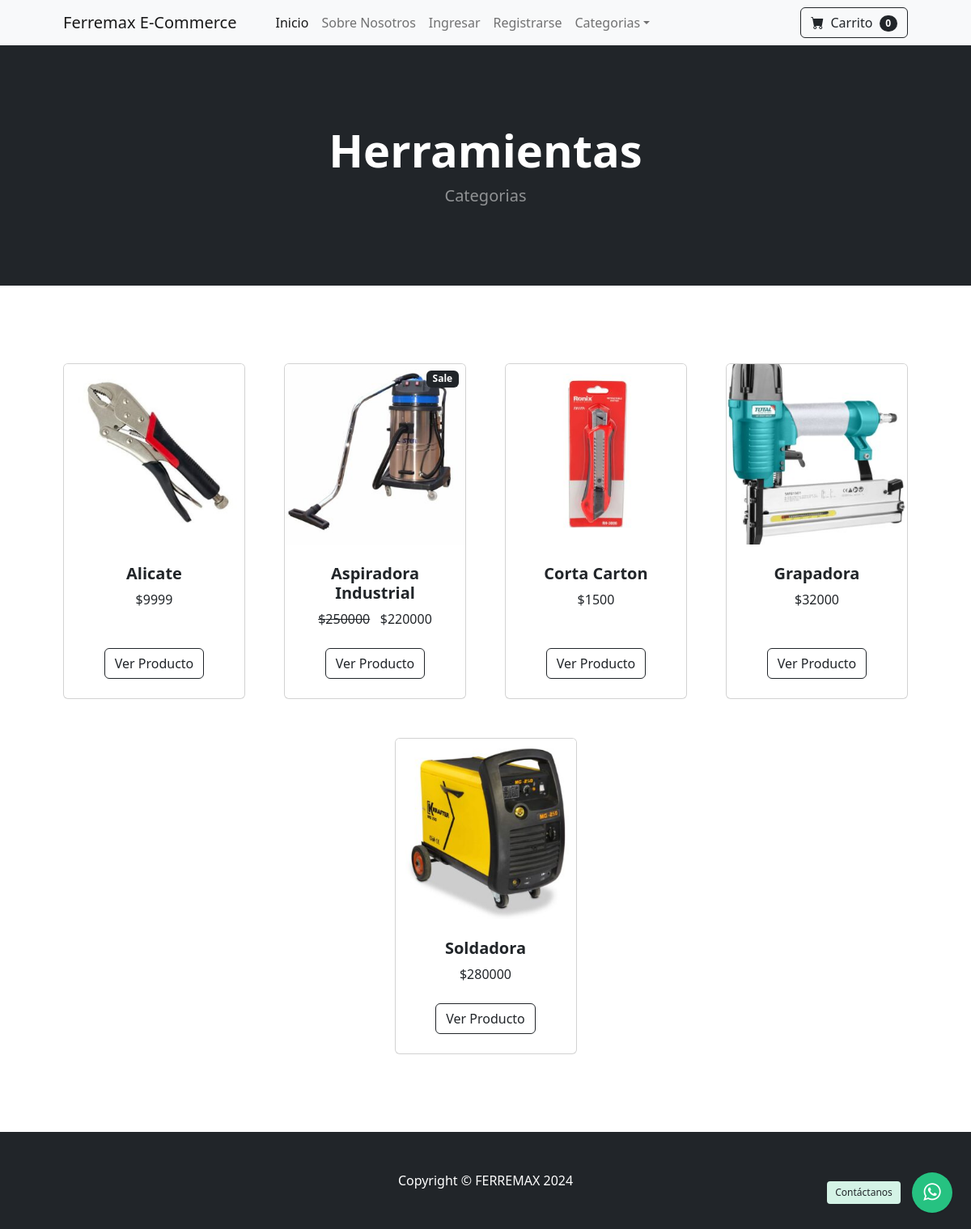
The page /category/Herramientas on the database its author committed.
### store/models.py (models this page shows, shortened)
class Category(models.Model):
    name = models.CharField(max_length=50)
    def __str__(self):
        return self.name
    class Meta:
        verbose_name_plural = 'categories'

class Product(models.Model):
    name = models.CharField(max_length=100)
    price = models.DecimalField(default=0, decimal_places=0, max_digits=6)
    category = models.ForeignKey(Category, on_delete=models.CASCADE, default=1)
    description = models.CharField(max_length=250, default='', blank=True, null=True)
    image = models.ImageField(upload_to='uploads/product/')
    is_sale = models.BooleanField(default=False)
    sale_price = models.DecimalField(default=0, decimal_places=0, max_digits=6)

### store/views.py (the view)
# urls.py: path('category/<str:foo>', views.category, name='category'),
def category(request, foo):
    foo = foo.replace('-',' ')
    try:
        category = Category.objects.get(name=foo)
        products = Product.objects.filter(category=category)
        return render(request, 'category.html', {'products':products, 'category':category})
    except:
        messages.success(request,("Esa categoria no existe!"))
        return redirect('home')

### cart/cart.py (called while the page is built)
    def __len__(self):
        return len(self.cart)

### cart/context_processors.py (called while the page is built)
def cart(request):
    return{'cart': Cart(request)}

### store/templates/category.html
{% extends 'base.html' %}
{% block content %}
        <header class="bg-dark py-5">
            <div class="container px-4 px-lg-5 my-5">
                <div class="text-center text-white">
                    <h1 class="display-4 fw-bolder">{{ category }}</h1>
                    <p class="lead fw-normal text-white-50 mb-0">Categorias</p>
                </div>
            </div>
        </header>
        <section class="py-5">
            <div class="container px-4 px-lg-5 mt-5">
                <div class="row gx-4 gx-lg-5 row-cols-2 row-cols-md-3 row-cols-xl-4 justify-content-center">
                    {% for product in products %}
                        {% if product.is_sale %}
                        <div class="col mb-5">
                            <div class="card h-100">
                                <img class="card-img-top" src="{{ product.image.url }}" alt="..." />
                                    <div class="badge bg-dark text-white position-absolute" style="top: 0.5rem; right: 0.5rem">Sale</div>
                                <div class="card-body p-4">
                                    <div class="text-center">
                                        <h5 class="fw-bolder">{{ product.name }}</h5>
                                        <strike>${{ product.price }}</strike>
                                        &nbsp;
                                        ${{ product.sale_price }}
                                    </div>
                                </div>
                                <div class="card-footer p-4 pt-0 border-top-0 bg-transparent">
                                    <div class="text-center"><a class="btn btn-outline-dark mt-auto" href="{% url 'product' product.id %}">Ver Producto</a></div>
                                </div>
                            </div>
                        </div>
                        {% else %}
                    <div class="col mb-5">
                        <div class="card h-100">
                            <img class="card-img-top" src="{{ product.image.url }}" alt="..." />
                            <div class="card-body p-4">
                                <div class="text-center">
                                    <h5 class="fw-bolder">{{ product.name }}</h5>
                                    ${{ product.price }}
                                </div>
                            </div>
                            <div class="card-footer p-4 pt-0 border-top-0 bg-transparent">
                                <div class="text-center">
                                    <a class="btn btn-outline-dark mt-auto" href="{% url 'product' product.id %}">Ver Producto</a>
                                </div>
                            </div>
                        </div>
                    </div>
                        {% endif %}
                    {% endfor %}
            </div>
        </section>
{% endblock %}

### rows shown on the page
Category: name "Herramientas"
Product: image (picture), name "Alicate", price "9999"
Product: image (picture), name "Aspiradora Industrial", price "250000", sale_price "220000"
Product: image (picture), name "Corta Carton", price "1500"
Product: image (picture), name "Grapadora", price "32000"
Product: image (picture), name "Soldadora", price "280000"

### other values the page prints
{{ cart|length }} "0"
